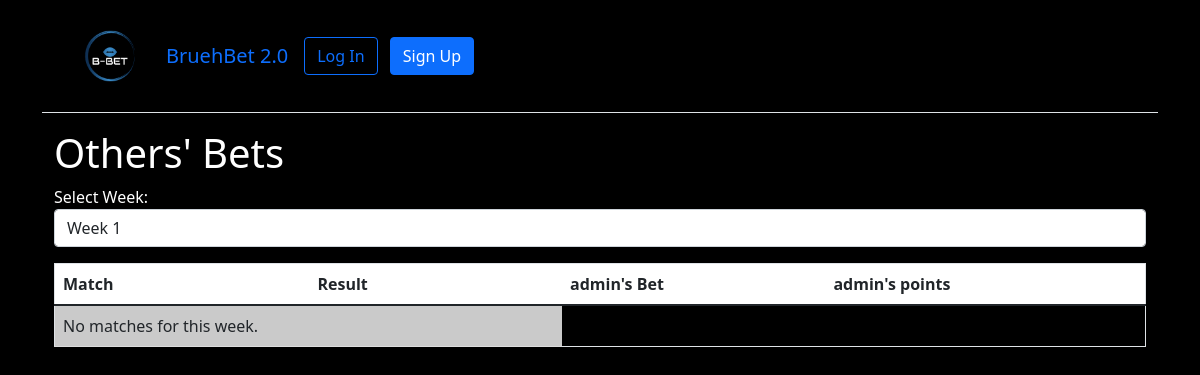
Before: /users/fellow_bets/1362/ with the older database file.
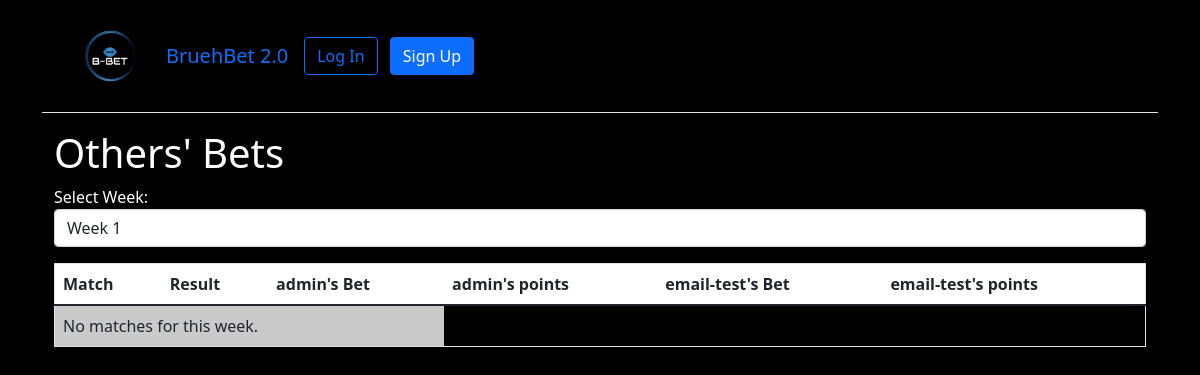
After: the same page with the newer database file.
### users/models.py (models this page shows, shortened)
class CustomUser(AbstractUser):
    favorite_team = models.ForeignKey(Team, on_delete=models.SET_NULL, null=True, blank=True)
    models.SlugField(null=True, blank=True, unique=True)
    bio = models.TextField(blank=True, null=True)
    profile_picture = models.ImageField(upload_to='profiles_pictures/', blank=True, null=True)

### users/views.py (the view)
# urls.py: path('fellow_bets/<int:week_number>/', FellowBetsView.as_view(), name='fellow_bets'),
class FellowBetsView(ListView):
    model = Bet
    template_name = 'fellow_bets.html'
    context_object_name = 'bets'
    def get_queryset(self):
        week_number = self.kwargs.get('week_number')
        return Bet.objects.filter(match__week_number=week_number)
    def get_context_data(self, **kwargs):
        context = super().get_context_data(**kwargs)
        context['weeks'] = range(1, 19)
        context['matches'] = Match.objects.filter(week_number=self.kwargs.get('week_number'))
        context['users'] = CustomUser.objects.all()
        context['week_number'] = self.kwargs.get('week_number')
        context['current_time']: timezone.now()
        return context

### templates/fellow_bets.html (shortened to what this page needs)
{% extends 'base.html' %}
{% block content %}
<div class="container">
    <div class="row">
        <div class="col-12">
            <h1>Others' Bets</h1>
            <label for="week_number">Select Week:</label>
            <select id="week_number" onchange="location = this.value;" class="form-control mb-3">
                {% for week in weeks %}
                <option value="{% url 'fellow_bets' week %}" {% if week == week_number %}selected{% endif %}>Week {{ week }}</option>
                {% endfor %}
            </select>
            <div class="d-none d-md-block table-responsive">
                <table class="table">
                    <thead>
                        <tr style="background-color: white;">
                            <th>Match</th>
                            <th>Result</th>
                            {% for user in users %}
                            <th>{{ user.username }}'s Bet</th>
                            <th>{{ user.username }}'s points</th>
                            {% endfor %}
                        </tr>
                    </thead>
                    <tbody>
                        {% for match in matches %}
                        <tr>
                            <td>{{ match.away_team }} at {{ match.home_team }}</td>
                            <td>{{ match.away_team_result }} : {{ match.home_team_result }}</td>
                            {% for user in users %}
                            <td>
                                {% for bet in bets %}
                                    {% if bet.user == user and bet.match == match %}
                                        {% if match.has_started %}
                                            {{ bet.predicted_away_score }} : {{ bet.predicted_home_score }}
                                        {% else %}
                                            Game not started
                                        {% endif %}
                                    {% endif %}
                                {% endfor %}
                            </td>
                            <td>
                                {% for bet in bets %}
                                    {% if bet.user == user and bet.match == match %}
                                        {% if match.has_started %}
                                            {{ bet.points }}
                                        {% endif %}
                                    {% endif %}
                                {% endfor %}
                            </td>
                            {% endfor %}
                        </tr>
                        {% empty %}
                        <tr>
                            <td colspan="{{ users|length|add:1 }}">No matches for this week.</td>
                        </tr>
                        {% endfor %}
                    </tbody>
                </table>
            </div>
        </div>
    </div>
</div>
{% endblock %}

Changed rows visible on the page:
added CustomUser: username "email-test"
